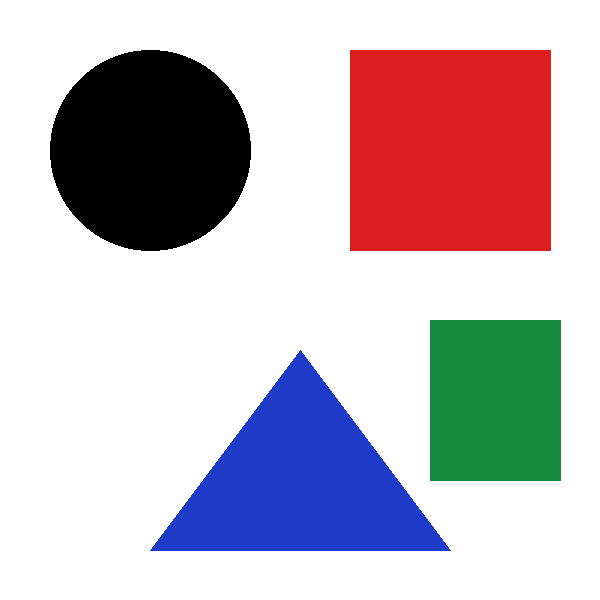
#> input picture images/test_pattern.png, 600 x 600 px
$ python main.py
#> lines starting #> are read from the running program, lines starting #| are printed output that depends on the picture; after the words box and inside, x2 and y2 are one past the last pixel; in counts of white or black regions, pixels touching at a corner belong together
### quantize.py
from PIL import Image
import numpy as np
from sklearn.cluster import KMeans

def load_image(path):
#> called with path = 'images/test_pattern.png'
    img = Image.open(path).convert("RGB")
#> img is the input picture: PIL image 600x600 RGB; mean R, G, B 195.9, 184.2, 191.2
    return np.array(img)

def image_to_pixels(arr):
    return arr.reshape(-1, 3)

def quantize_colors(pixels, n_colors=5):
    kmeans = KMeans(n_clusters=n_colors, random_state=42)
    labels = kmeans.fit_predict(pixels)
    palette = kmeans.cluster_centers_.astype("uint8")
    return palette, labels

def quantize_image(arr, palette, labels):
    quantized_pixels = palette[labels]
    return quantized_pixels.reshape(arr.shape)

def build_masks(arr, labels, n_colors):
    label_map = labels.reshape(arr.shape[:2])
    masks = []
    for i in range(n_colors):
        mask = (label_map == i)
        masks.append(mask)
    return masks

# [17 lines that do not run on import are left out]

### hatch.py
import numpy as np
from PIL import Image, ImageDraw

def find_runs(row):
    # pad with False on both ends so runs always have a clear start and end
    padded = np.concatenate(([False], row, [False]))
    # where does the value change between neighbors?
    diffs = np.diff(padded.astype(np.int8))
    starts = np.where(diffs == 1)[0]  # False -> True (run begins)
    ends = np.where(diffs == -1)[0]  #True -> False (run ends)
    return list(zip(starts, ends))

def hatch_mask(mask, spacing=4):
    lines = []
    height = mask.shape[0]
    for y in range(0, height, spacing):
        row = mask[y]
        for x_start, x_end in find_runs(row):
            lines.append(((int(x_start), int(y)), (int(x_end), int(y))))
    return lines

def draw_lines(draw, lines, color):
    for (x0, y0), (x1, y1) in lines:
        draw.line([(x0, y0), (x1, y1)], fill=color)

# [19 lines that do not run on import are left out]

### gcode_writer.py
WORK_AREA_MM = 220
PEN_UP = 30
PEN_DOWN = 60
TRAVEL_FEED = 3000
DRAW_FEED = 1500

SERVO_DELAY = 300

def px_to_mm(x, y, scale):
    x_mm = x * scale
    y_mm = WORK_AREA_MM - (y * scale)
    return (x_mm, y_mm)

def pen_up():
    return [f"M280 P0 S{PEN_UP}", f"G4 P{SERVO_DELAY}"]
def pen_down():
    return [f"M280 P0 S{PEN_DOWN}", f"G4 P{SERVO_DELAY}"]

def draw_line(line, scale):
    (x0, y0), (x1, y1) = line
    start = px_to_mm(x0, y0, scale)
    end = px_to_mm(x1, y1, scale)

    cmds = []
    cmds += pen_up()
    cmds.append(f"G0 X{start[0]:.2f} Y{start[1]:.2f} F{TRAVEL_FEED}")
    cmds += pen_down()
    cmds.append(f"G1 X{end[0]:.2f} Y{end[1]:.2f} F{DRAW_FEED}")
    return cmds

def draw_layer(layer, scale):
    cmds = []
    cmds.append(f"; --- layer color {layer['color']} ---")
    for line in layer["lines"]:
        cmds += draw_line(line, scale)
    return cmds

def start_script():
    cmds = [
        "; === START ===",
        "G21", # units = mm
        "G90", # absolute positioning
        "M140 S0", # bed to 0°C (no heat)
        "G28", # home all axes
    ]
    cmds += pen_up()
    return cmds

def end_script():
    cmds = [
        "; === END ==="
    ] + pen_up()
    cmds.append("G0 X0 Y220")
    cmds.append("M84")
    return cmds

def write_gcode(layers, image_width, filename):
    scale = WORK_AREA_MM / image_width

    cmds = start_script()

    for i, layer in enumerate(layers):
        if i > 0:
            cmds.append("M0 Swap pen and resume")
        cmds += draw_layer(layer, scale)

    cmds += end_script()

    with open(filename, "w") as f:
        f.write("\n".join(cmds))

### svg_builder.py
import svgwrite

def build_svg(layers, size, filename):
    dwg = svgwrite.Drawing(
        filename,
        size=("220mm", "220mm"),
        viewBox=f"0 0 {size[0]} {size[1]}",
    )

    for layer in layers:
        color = layer["color"]
        rgb = svgwrite.rgb(*color)
        group = dwg.g(stroke=rgb)

        for (x0, y0), (x1, y1) in layer["lines"]:
            group.add(dwg.line(start=(x0, y0), end=(x1, y1)))
        dwg.add(group)

    dwg.save()

# [7 lines that do not run on import are left out]

### main.py
from hatch import hatch_mask
from quantize import load_image, image_to_pixels, quantize_colors, build_masks
from svg_builder import build_svg
from gcode_writer import write_gcode

INPUT_PATH = "images/test_pattern.png"
OUTPUT_SVG = "output/album.svg"
OUTPUT_GCODE = "output/album.gcode"
N_COLORS = 5
SPACING = 4
WHITE_CUTOFF = 230

def build_layers(masks, palette, spacing=4, skip=None):
    skip = skip or []
    layers = []
    for i in range(len(masks)):
        if i in skip:
            continue
        lines = hatch_mask(masks[i], spacing)
        color = tuple(int(c) for c in palette[i])
        layers.append({"color": color, "lines": lines})
    return layers

def is_paper(color, cutoff):
    return min(color) >= cutoff

if __name__ == "__main__":
    arr = load_image(INPUT_PATH)
    pixels = image_to_pixels(arr)
    palette, labels = quantize_colors(pixels, N_COLORS)
#> palette = [[220, 30, 30], [254, 255, 255], [0, 0, 0], [30, 59, 200], [19, 139, 59]]
    skip = []
    for i in range(len(palette)):
        if is_paper(palette[i], WHITE_CUTOFF):
            skip.append(i)
#> this loop made 5 passes
#> after the loop, skip = [1]
    masks = build_masks(arr, labels, N_COLORS)
#> in build_masks, `label_map = labels.reshape(arr.shape[:2])`:
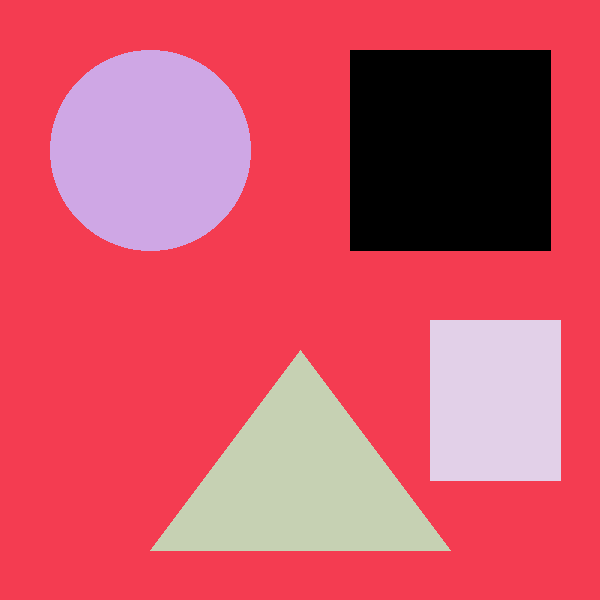
#> label_map: shape (600, 600) int32; 5 distinct labels, from 0 to 4; one colour per label, 0 black
#> the loop in build_masks, `for i in range(n_colors):` made 5 passes
#> pass 1, in build_masks, `mask = (label_map == i)`:
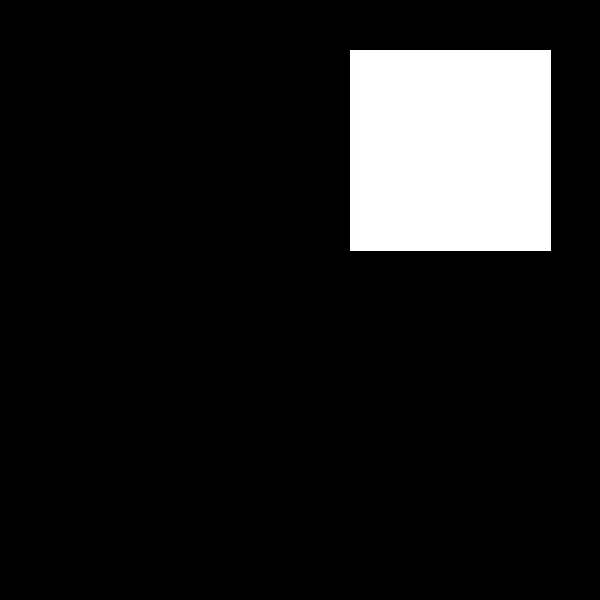
#> mask: shape (600, 600) bool; 11.2% white; 1 white region, box (x1, y1, x2, y2) and area: (350, 50, 551, 251) 40401
#> pass 2, in build_masks, `mask = (label_map == i)`:
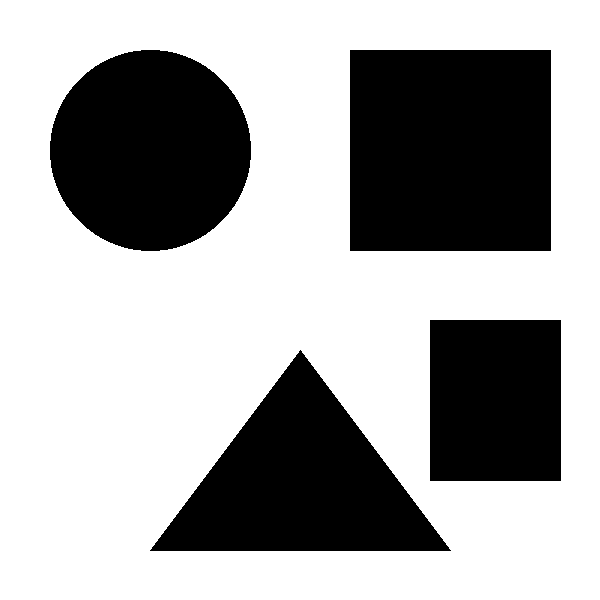
#> mask: shape (600, 600) bool; 65.7% white; 4 black regions, box (x1, y1, x2, y2) and area: (350, 50, 551, 251) 40401, (50, 50, 251, 251) 31689, (150, 350, 451, 551) 30301, (430, 320, 561, 481) 21091
#> pass 3, in build_masks, `mask = (label_map == i)`:
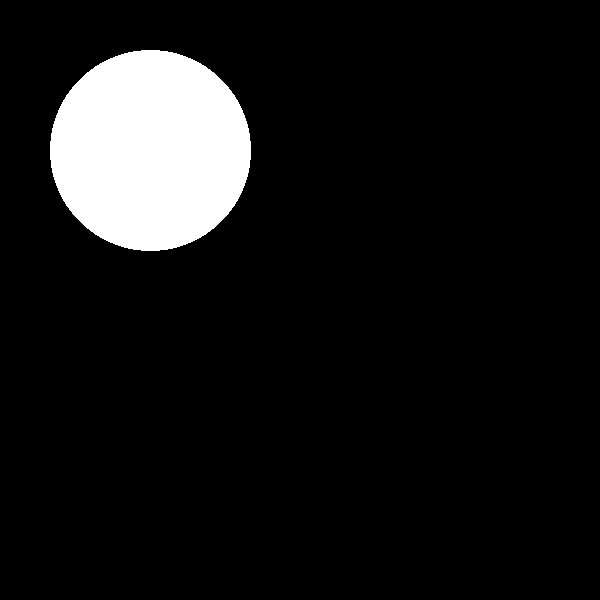
#> mask: shape (600, 600) bool; 8.8% white; 1 white region, box (x1, y1, x2, y2) and area: (50, 50, 251, 251) 31689
#> after the loop in build_masks, `for i in range(n_colors):`: masks = 5 items
#> masks = 5 items
    layers = build_layers(masks, palette, SPACING, skip)
#> in build_layers, `skip = skip or []`: skip = [1]
#> the loop in build_layers, `for i in range(len(masks)):` made 5 passes
#> color on passes 1, 3, 4, 5: (220, 30, 30), (0, 0, 0), (30, 59, 200), (19, 139, 59)
#> after the loop in build_layers, `for i in range(len(masks)):`: layers = 4 items
#> layers = 4 items
    size = (arr.shape[1], arr.shape[0])
#> size = (600, 600)
    build_svg(layers, size, OUTPUT_SVG)
#> (the call stopped at in build_svg, `dwg = svgwrite.Drawing( filename, size=("220mm", "220mm"), viewBox=f"0..`: svgwrite is not available in this run)
    write_gcode(layers, arr.shape[1], OUTPUT_GCODE)
#> the loop in write_gcode, `for i, layer in enumerate(layers):` made 4 passes
#> cmds on pass 1: ['M280 P0 S30', 'G4 P300']
